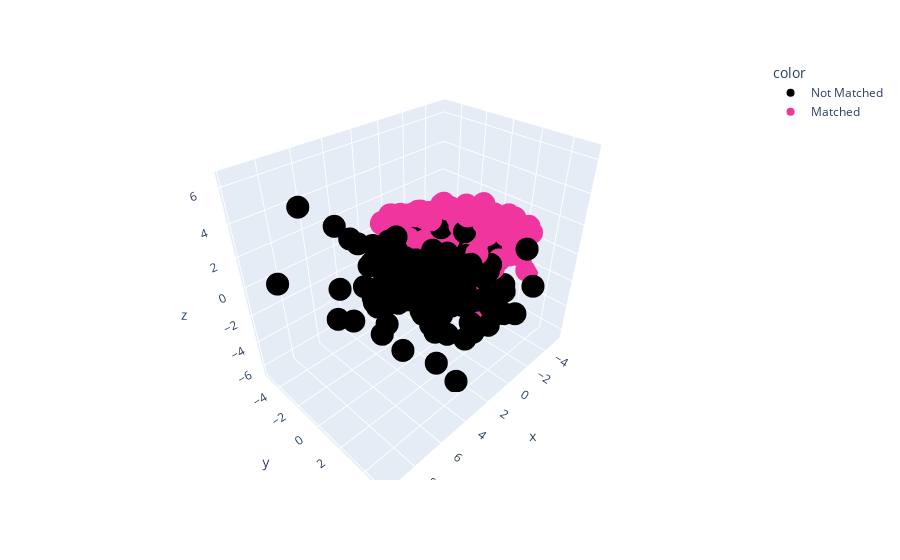

Here is the notebook cell this chart was saved with:
### Code cell
# Plot the first three components
fig_resampled = px.scatter_3d(
    x=X_resampled_pca[:, 0],
    y=X_resampled_pca[:, 1],
    z=X_resampled_pca[:, 2],
    color=y_resampled.map({0: "Not Matched", 1: "Matched"}),
    color_discrete_sequence=["black", "#F0359F"],
)
fig_resampled.show()

### Figure 1 — Plotly figure (JSON) as saved in the notebook; plotly's stock layout.template omitted (floating-point values rounded to 4 significant figures; data arrays with more than 128 entries replaced by an {"elided": "..."} marker saying what was removed)
{"data": [{"hovertemplate": "color=Not Matched<br>x=%{x}<br>y=%{y}<br>z=%{z}<extra></extra>", "legendgroup": "Not Matched", "marker": {"color": "black", "symbol": "circle"}, "mode": "markers", "name": "Not Matched", "scene": "scene", "showlegend": true, "type": "scatter3d", "x": {"elided": "266 float values"}, "y": {"elided": "266 float values"}, "z": {"elided": "266 float values"}}, {"hovertemplate": "color=Matched<br>x=%{x}<br>y=%{y}<br>z=%{z}<extra></extra>", "legendgroup": "Matched", "marker": {"color": "#F0359F", "symbol": "circle"}, "mode": "markers", "name": "Matched", "scene": "scene", "showlegend": true, "type": "scatter3d", "x": {"elided": "266 float values"}, "y": {"elided": "266 float values"}, "z": {"elided": "266 float values"}}], "layout": {"legend": {"title": {"text": "color"}, "tracegroupgap": 0}, "margin": {"t": 60}, "scene": {"domain": {"x": [0, 1], "y": [0, 1]}, "xaxis": {"title": {"text": "x"}}, "yaxis": {"title": {"text": "y"}}, "zaxis": {"title": {"text": "z"}}}}}
